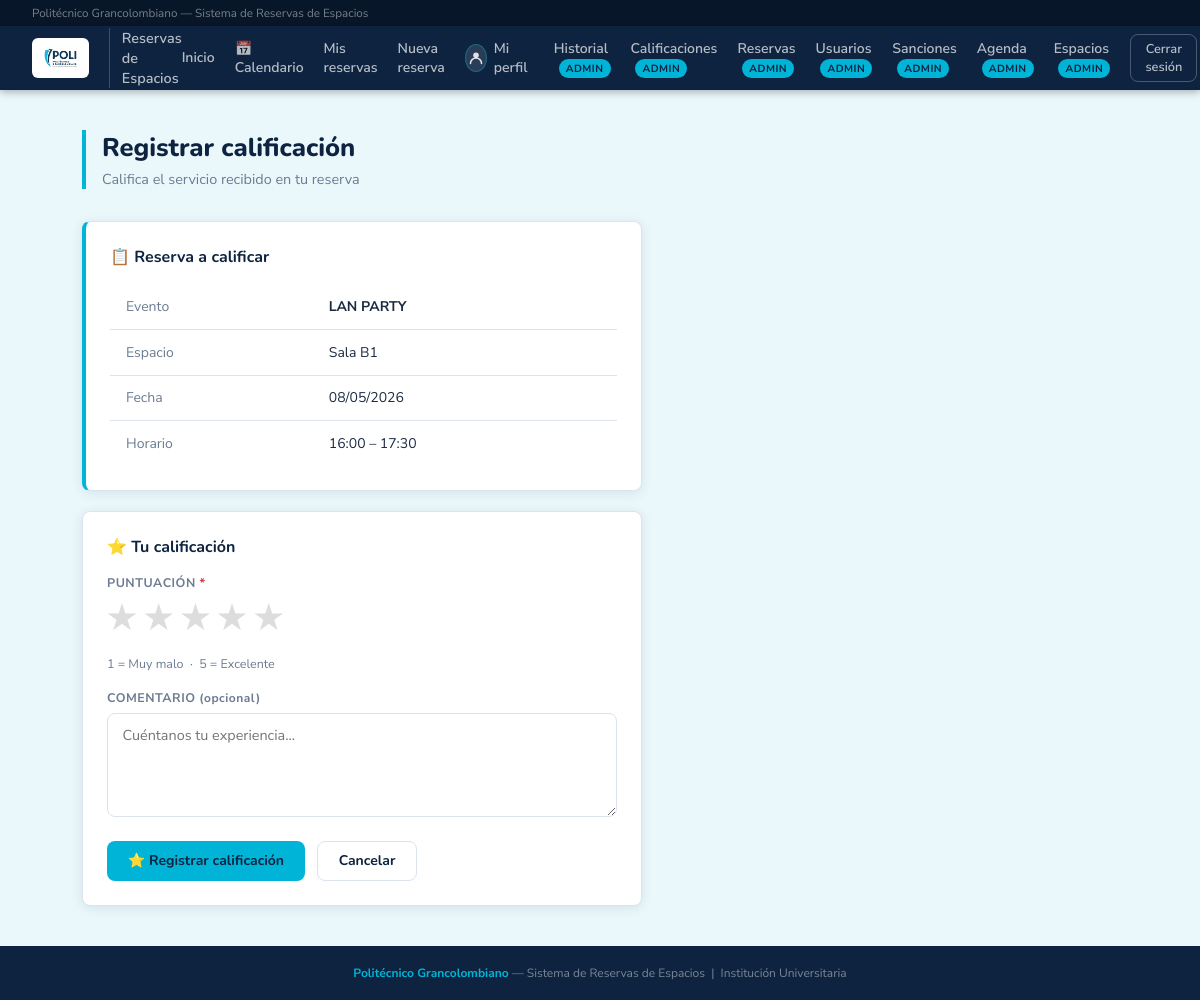
The page /reservas/10/calificar (signed in) on the database its author committed.
### database.py (models this page shows, shortened)
class Reserva(Base):
    __tablename__ = "reserva"
    id            = Column(Integer, primary_key=True, autoincrement=True)
    cant_personas = Column(Integer, nullable=False)
    tipo_evento   = Column(String,  nullable=False)
    finalidad     = Column(String,  nullable=True)
    indumentaria          = Column(String, nullable=True)
    servicios_adicionales = Column(String, nullable=True)  # RF-11: sonido, video, sillas, etc.
    justificacion_rechazo = Column(String, nullable=True)  # Razón del rechazo (obligatoria al rechazar)
    fecha        = Column(Date,     nullable=False)
    hora_inicio  = Column(Time,     nullable=False)
    hora_fin     = Column(Time,     nullable=False)
    estado       = Column(String,   nullable=False, default="pendiente")
    usuario_id   = Column(Integer, ForeignKey("usuario.id"), nullable=False)
    usuario            = relationship("Usuario",               back_populates="reservas")
    espacios           = relationship("Espacio",               secondary=reserva_espacio, back_populates="reservas")
    calificacion       = relationship("Calificacion",          back_populates="reserva", uselist=False)
    personas_externas  = relationship("PersonaExternaReserva", back_populates="reserva",
                                      cascade="all, delete-orphan")
    sanciones          = relationship("Sancion", back_populates="reserva")

class Espacio(Base):
    __tablename__ = "espacio"
    id        = Column(Integer, primary_key=True, autoincrement=True)
    nombre    = Column(String,  nullable=False)
    capacidad = Column(Integer, nullable=False)
    costo_externo = Column(Numeric(12, 2), nullable=True)
    reservas  = relationship("Reserva", secondary=reserva_espacio, back_populates="espacios")

### app.py (the view, shortened to what this page needs)
@app.route("/reservas/<int:rid>/calificar", methods=["GET", "POST"])
@requiere_login
def calificar_reserva(rid):
    u = usuario_logueado()
    reserva = db.get(Reserva, rid)
    if not reserva or reserva.usuario_id != u.id:
        flash("Reserva no encontrada.", "danger")
        return redirect(url_for("historial_reservas"))
    if reserva.estado != "aprobada":
        flash("Solo puedes calificar reservas confirmadas.", "warning")
        return redirect(url_for("historial_reservas"))
    hoy = date.today()
    ahora = datetime.now()
    fecha_hora_fin = datetime.combine(reserva.fecha, reserva.hora_fin)
    if ahora <= fecha_hora_fin:
        flash("Solo puedes calificar reservas que ya han finalizado.", "warning")
        return redirect(url_for("historial_reservas"))
    cal_existente = reserva.calificacion
    return render_template("calificar_reserva.html",
                           usuario=u, reserva=reserva,
                           calificacion=cal_existente)

### app.py (called while the page is built)
@app.after_request
def add_header(response):
    response.headers["Cache-Control"] = "no-cache, no-store, must-revalidate"
    response.headers["Pragma"] = "no-cache"
    response.headers["Expires"] = "0"
    return response

@app.teardown_appcontext
def shutdown_session(exception=None):
    DBSession.remove()

@app.after_request
def agregar_headers_no_cache(response):
    response.headers["Cache-Control"] = "no-store, no-cache, must-revalidate, max-age=0, post-check=0, pre-check=0"
    response.headers["Pragma"] = "no-cache"
    response.headers["Expires"] = "-1"
    return response

@app.before_request
def limpiar_sesion_al_iniciar():
    if not app.config.get("SESION_LIMPIADA"):
        session.clear()
        app.config["SESION_LIMPIADA"] = True
        _cargar_espacios_predefinidos()

def usuario_logueado():
    uid = session.get("usuario_id")
    if uid:
        return db.get(Usuario, uid)
    return None

def requiere_login(f):
    from functools import wraps
    @wraps(f)
    def wrapper(*args, **kwargs):
        u = usuario_logueado()
        if not u:
            flash("Debes iniciar sesión primero.", "warning")
            return redirect(url_for("login"))
        if not u.activo:
            session.clear()
            flash("Tu cuenta ha sido desactivada. Contacta al administrador.", "danger")
            return redirect(url_for("login"))
        return f(*args, **kwargs)
    return wrapper

### templates/calificar_reserva.html (shortened to what this page needs)
{% extends "base.html" %}
{% block content %}
<div class="page-header">
  <h1>Registrar calificación</h1>
  <p>Califica el servicio recibido en tu reserva</p>
</div>
<div style="max-width:560px;">
  <div class="card" style="margin-bottom:1.25rem; border-left:4px solid var(--cyan);">
    <div class="card-title">📋 Reserva a calificar</div>
    <table>
      <tr><td style="color:var(--muted); width:40%;">Evento</td><td><strong>{{ reserva.tipo_evento }}</strong></td></tr>
      <tr><td style="color:var(--muted);">Espacio</td><td>{% for e in reserva.espacios %}{{ e.nombre }}{% endfor %}</td></tr>
      <tr><td style="color:var(--muted);">Fecha</td><td>{{ reserva.fecha.strftime('%d/%m/%Y') }}</td></tr>
      <tr><td style="color:var(--muted);">Horario</td><td>{{ reserva.hora_inicio.strftime('%H:%M') }} – {{ reserva.hora_fin.strftime('%H:%M') }}</td></tr>
    </table>
  </div>
  <div class="card">
    <div class="card-title">⭐ Tu calificación</div>
    <form method="POST">
      <div class="form-group">
        <label>Puntuación <span style="color:var(--danger);">*</span></label>
        <div id="estrellas" style="display:flex; gap:.5rem; margin-bottom:.5rem;">
          {% for i in range(1, 6) %}
          <label style="cursor:pointer; font-size:2rem; text-transform:none; letter-spacing:0; color:#ddd; transition:color .15s;" id="star-label-{{ i }}">
            ★
          </label>
          {% endfor %}
        </div>
        <p style="font-size:.78rem; color:var(--muted);">1 = Muy malo &nbsp;·&nbsp; 5 = Excelente</p>
      </div>
      <div class="form-group">
        <label>Comentario <span style="color:var(--muted); text-transform:none; font-size:.75rem;">(opcional)</span></label>
        <textarea name="comentario" rows="4" placeholder="Cuéntanos tu experiencia..."
          style="width:100%; background:var(--white); border:1.5px solid var(--border); color:var(--text);
                 padding:.7rem .9rem; border-radius:8px; font-family:inherit; font-size:.9rem; resize:vertical;"></textarea>
      </div>
      <div style="display:flex; gap:.75rem;">
        <button type="submit" class="btn btn-primary">⭐ Registrar calificación</button>
        <a href="{{ url_for('historial_reservas') }}" class="btn btn-secondary">Cancelar</a>
      </div>
    </form>
  </div>
</div>
{% endblock %}

### templates/base.html (style rules this page uses)
:root { --navy: #0d2340; --navy-dark: #081629; --navy-mid: #123060; --cyan: #00b4d8; --cyan-dark: #0096b4; --cyan-light:#e0f7fc; --white: #ffffff; --gray-bg: #eaf8fc; --border: #dce3ec; --text: #1a2b42; --muted: #6b7c93; --success: #28a745; --danger: #dc3545; --warning: #e6a817; --radius: 8px; --shadow: 0 2px 12px rgba(13,35,64,.10); }
*, *::before, *::after { box-sizing: border-box; margin: 0; padding: 0; }
body { font-family: 'Nunito Sans', sans-serif; background: var(--gray-bg); color: var(--text); min-height: 100vh; display: flex; flex-direction: column; }
a { color: var(--cyan-dark); text-decoration: none; }
.page-header { margin-bottom: 2rem; border-left: 4px solid var(--cyan); padding-left: 1rem; }
.page-header h1 { font-size: 1.6rem; font-weight: 800; font-family: 'Nunito', sans-serif; color: var(--navy); }
.page-header p { color: var(--muted); font-size: .9rem; margin-top: .3rem; }
.card { background: var(--white); border: 1px solid var(--border); border-radius: var(--radius); padding: 1.5rem; box-shadow: var(--shadow); }
.card-title { font-size: 1rem; font-weight: 700; font-family: 'Nunito', sans-serif; color: var(--navy); margin-bottom: 1rem; display: flex; align-items: center; gap: .5rem; }
.form-group { margin-bottom: 1.1rem; }
label { display: block; font-size: .78rem; color: var(--muted); margin-bottom: .4rem; font-weight: 700; letter-spacing: .04em; text-transform: uppercase; }
.btn { display: inline-flex; align-items: center; gap: .4rem; padding: .6rem 1.3rem; border-radius: var(--radius); font-family: 'Nunito', sans-serif; font-size: .875rem; font-weight: 700; cursor: pointer; border: none; transition: all .18s; }
.btn-primary { background: var(--cyan); color: var(--navy); }
.btn-secondary { background: var(--white); color: var(--navy); border: 1.5px solid var(--border); }
table { width: 100%; border-collapse: collapse; font-size: .875rem; }
td { padding: .8rem 1rem; border-bottom: 1px solid var(--border); }
tr:last-child td { border-bottom: none; }

### rows shown on the page
Reserva: tipo_evento "LAN PARTY", fecha "08/05/2026", hora_inicio "16:00", hora_fin "17:30"
Espacio: nombre "Sala B1"
